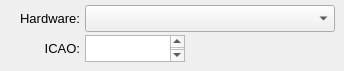
    <widget class="QWidget" name="page_15">
     <widget class="QComboBox" name="comboBox_rf_plane_spotting_hardware">
      <property name="geometry">
       <rect>
        <x>85</x>
        <y>5</y>
        <width>250</width>
        <height>27</height>
       </rect>
      </property>
     </widget>
     <widget class="QLabel" name="label2_rf_plane_spotting_hardware">
      <property name="geometry">
       <rect>
        <x>0</x>
        <y>10</y>
        <width>80</width>
        <height>16</height>
       </rect>
      </property>
      <property name="font">
       <font>
        <pointsize>10</pointsize>
       </font>
      </property>
      <property name="text">
       <string>Hardware:</string>
      </property>
      <property name="alignment">
       <set>Qt::AlignRight|Qt::AlignTrailing|Qt::AlignVCenter</set>
      </property>
     </widget>
     <widget class="QTextEdit" name="textEdit_rf_plane_spotting_icao">
      <property name="geometry">
       <rect>
        <x>85</x>
        <y>35</y>
        <width>100</width>
        <height>27</height>
       </rect>
      </property>
      <property name="font">
       <font>
        <pointsize>11</pointsize>
       </font>
      </property>
      <property name="tabChangesFocus">
       <bool>true</bool>
      </property>
      <property name="readOnly">
       <bool>false</bool>
      </property>
     </widget>
     <widget class="QLabel" name="label2_rf_plane_spotting_icao">
      <property name="geometry">
       <rect>
        <x>0</x>
        <y>40</y>
        <width>80</width>
        <height>16</height>
       </rect>
      </property>
      <property name="font">
       <font>
        <pointsize>10</pointsize>
       </font>
      </property>
      <property name="text">
       <string>ICAO:</string>
      </property>
      <property name="alignment">
       <set>Qt::AlignRight|Qt::AlignTrailing|Qt::AlignVCenter</set>
      </property>
     </widget>
    </widget>
